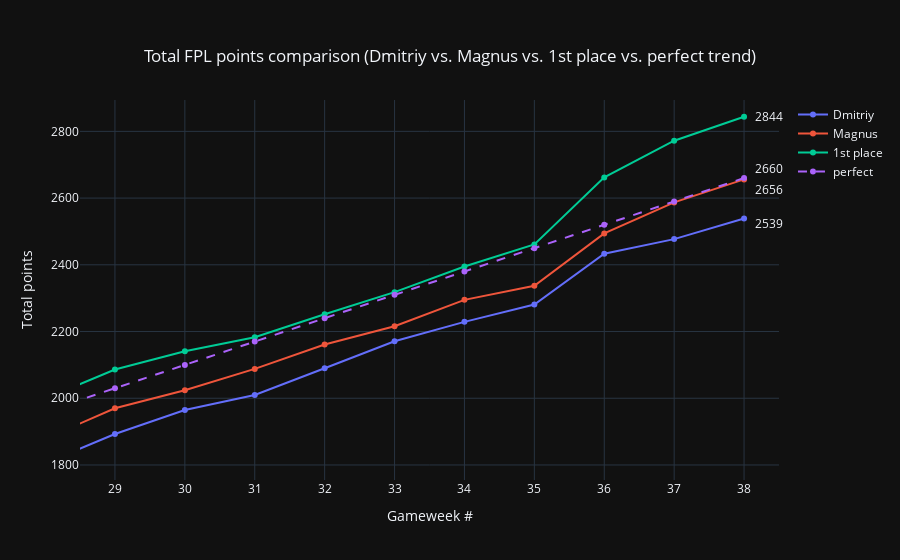

Source (notebook cell):
### Code cell
lst_players = DATA['FPL Player'].unique().tolist()
fig = go.Figure()

for player in lst_players:
    
    slc = DATA[DATA['FPL Player'] == player]
    
    if player == 'perfect':
        fig.add_trace(go.Scatter(x=slc['event'], y=slc['total_points'],
                    mode='lines+markers',
                    name=player,
                    line=dict(dash='dash')))
    else:
        fig.add_trace(go.Scatter(x=slc['event'], y=slc['total_points'],
            mode='lines+markers',
            name=player))     
        
fig.update_xaxes(title_text="Gameweek #", range=[0.1, DATA['event'].max()+1])
fig.update_yaxes(title_text="Total points")

# annotations on the last data points
annotations = sorted(DATA[DATA.event == GAMEWEEK].total_points, reverse=True)
yshifts = [0, 10, -10, -5]
annot_d = dict(zip(annotations, yshifts))

for k, v in annot_d.items():
    fig.add_annotation(
        x=GAMEWEEK, 
        y=k,
        text=str(int(k)),
        showarrow=False,
        # arrowhead=1,
        xshift=25,
        yshift=v,
        font=dict(
            size=12
        )
    )


fig.update_layout(
    title={
        'text': f"Total FPL points comparison (Dmitriy vs. Magnus vs. 1st place vs. perfect trend)",
        'x':0.5,
        'xanchor': 'center',
        'yanchor': 'top'},
    xaxis = dict(
        tickmode = 'linear',
        tick0 = 0,
        dtick = 1,
        range=[GAMEWEEK-9.5, GAMEWEEK+0.5]
    ),
    yaxis=dict(
        range=range_points(GAMEWEEK-10, GAMEWEEK)
    )
)

fig.show()

fig.write_image(
    f"results/images/comparison_FPL_total_points_afterGW{GAMEWEEK}.png", 
    width=1980*0.5, 
    height=1080*0.5
)

### Figure 1 — Plotly figure (JSON) as saved in the notebook; plotly's stock layout.template omitted (floating-point values rounded to 4 significant figures)
{"data": [{"mode": "lines+markers", "name": "Dmitriy", "x": [1, 2, 3, 4, 5, 6, 7, 8, 9, 10, 11, 12, 13, 14, 15, 16, 17, 18, 19, 20, 21, 22, 23, 24, 25, 26, 27, 28, 29, 30, 31, 32, 33, 34, 35, 36, 37, 38], "y": [90.0, 169.0, 230.0, 289.0, 363.0, 423.0, 473.0, 530.0, 624.0, 694.0, 756.0, 817.0, 871.0, 943.0, 986.0, 1054.0, 1122.0, 1176.0, 1203.0, 1251.0, 1327.0, 1380.0, 1424.0, 1493.0, 1563.0, 1696.0, 1744.0, 1805.0, 1893.0, 1965.0, 2010.0, 2090.0, 2171.0, 2229.0, 2281.0, 2433.0, 2477.0, 2539.0], "type": "scatter"}, {"mode": "lines+markers", "name": "Magnus", "x": [1, 2, 3, 4, 5, 6, 7, 8, 9, 10, 11, 12, 13, 14, 15, 16, 17, 18, 19, 20, 21, 22, 23, 24, 25, 26, 27, 28, 29, 30, 31, 32, 33, 34, 35, 36, 37, 38], "y": [94.0, 173.0, 241.0, 320.0, 369.0, 426.0, 464.0, 529.0, 612.0, 678.0, 734.0, 792.0, 867.0, 941.0, 990.0, 1041.0, 1096.0, 1171.0, 1246.0, 1265.0, 1317.0, 1410.0, 1443.0, 1511.0, 1594.0, 1732.0, 1787.0, 1879.0, 1970.0, 2024.0, 2088.0, 2161.0, 2216.0, 2295.0, 2337.0, 2494.0, 2587.0, 2656.0], "type": "scatter"}, {"mode": "lines+markers", "name": "1st place", "x": [1, 2, 3, 4, 5, 6, 7, 8, 9, 10, 11, 12, 13, 14, 15, 16, 17, 18, 19, 20, 21, 22, 23, 24, 25, 26, 27, 28, 29, 30, 31, 32, 33, 34, 35, 36, 37, 38], "y": [92.0, 156.0, 224.0, 281.0, 339.0, 403.0, 460.0, 529.0, 636.0, 696.0, 765.0, 838.0, 892.0, 939.0, 979.0, 1054.0, 1134.0, 1229.0, 1296.0, 1347.0, 1434.0, 1531.0, 1561.0, 1631.0, 1711.0, 1864.0, 1918.0, 1999.0, 2086.0, 2141.0, 2183.0, 2252.0, 2318.0, 2395.0, 2461.0, 2662.0, 2772.0, 2844.0], "type": "scatter"}, {"line": {"dash": "dash"}, "mode": "lines+markers", "name": "perfect", "x": [1, 2, 3, 4, 5, 6, 7, 8, 9, 10, 11, 12, 13, 14, 15, 16, 17, 18, 19, 20, 21, 22, 23, 24, 25, 26, 27, 28, 29, 30, 31, 32, 33, 34, 35, 36, 37, 38], "y": [70.0, 140.0, 210.0, 280.0, 350.0, 420.0, 490.0, 560.0, 630.0, 700.0, 770.0, 840.0, 910.0, 980.0, 1050.0, 1120.0, 1190.0, 1260.0, 1330.0, 1400.0, 1470.0, 1540.0, 1610.0, 1680.0, 1750.0, 1820.0, 1890.0, 1960.0, 2030.0, 2100.0, 2170.0, 2240.0, 2310.0, 2380.0, 2450.0, 2520.0, 2590.0, 2660.0], "type": "scatter"}], "layout": {"xaxis": {"title": {"text": "Gameweek #"}, "range": [28.5, 38.5], "tickmode": "linear", "tick0": 0, "dtick": 1}, "yaxis": {"title": {"text": "Total points"}, "range": [1755.0, 2894.0]}, "annotations": [{"font": {"size": 12}, "showarrow": false, "text": "2844", "x": 38, "xshift": 25, "y": 2844.0, "yshift": 0}, {"font": {"size": 12}, "showarrow": false, "text": "2660", "x": 38, "xshift": 25, "y": 2660.0, "yshift": 10}, {"font": {"size": 12}, "showarrow": false, "text": "2656", "x": 38, "xshift": 25, "y": 2656.0, "yshift": -10}, {"font": {"size": 12}, "showarrow": false, "text": "2539", "x": 38, "xshift": 25, "y": 2539.0, "yshift": -5}], "title": {"text": "Total FPL points comparison (Dmitriy vs. Magnus vs. 1st place vs. perfect trend)", "x": 0.5, "xanchor": "center", "yanchor": "top"}}}
